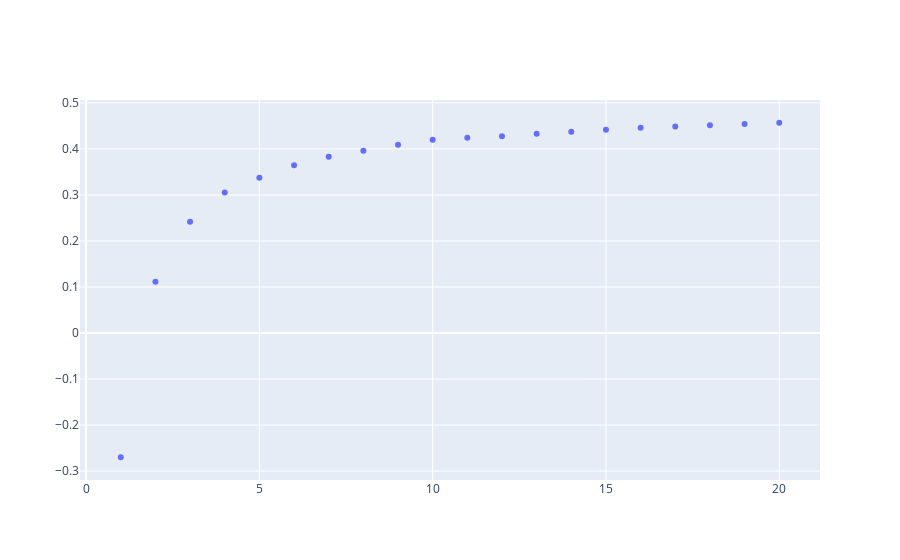

Write notebook code for a chart like this one.
### Code cell
from graph import trace_values, plot
x_vals = list(range(1, len(rfr_n_trees.estimators_) + 1))
trace = trace_values(x_vals, r2_scores)
plot([trace])

### Figure 1 — Plotly figure (JSON) as saved in the notebook; plotly's stock layout.template omitted (floating-point values rounded to 4 significant figures)
{"data": [{"mode": "markers", "name": "data", "text": [], "type": "scatter", "x": [1, 2, 3, 4, 5, 6, 7, 8, 9, 10, 11, 12, 13, 14, 15, 16, 17, 18, 19, 20], "y": [-0.2699, 0.1115, 0.2419, 0.3054, 0.3372, 0.3643, 0.3831, 0.3958, 0.4092, 0.4198, 0.4244, 0.4278, 0.4331, 0.4374, 0.4419, 0.4461, 0.4489, 0.4516, 0.454, 0.4569]}], "layout": {}}
